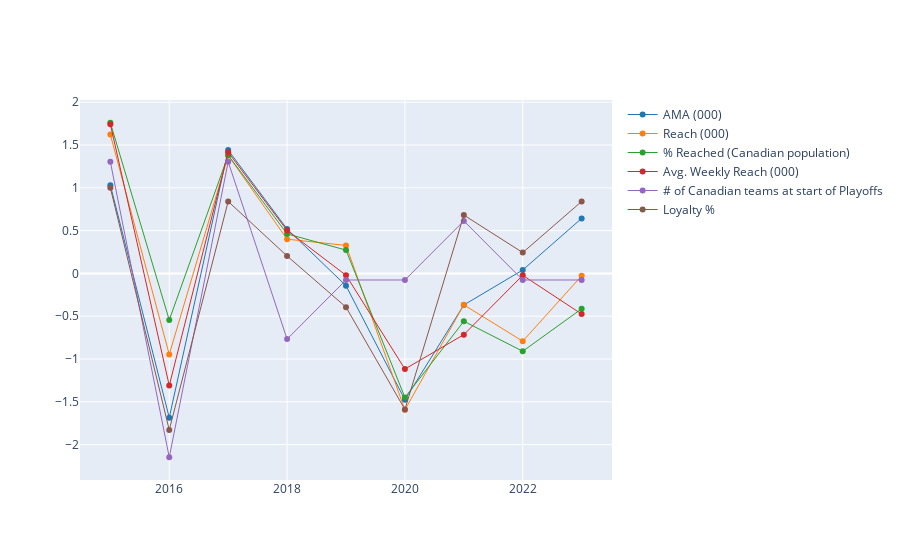

Notebook source saved alongside this figure:
### Code cell
fig = go.Figure()
# Create and style traces
colors=['rgb(31, 119, 180)', 
        'rgb(255, 127, 14)',
        'rgb(44, 160, 44)', 
        'rgb(214, 39, 40)',
        'rgb(148, 103, 189)', 
        'rgb(140, 86, 75)']

for col, color in zip(std_cols, colors):
    fig.add_trace(go.Scatter(x=df_1_std['Year'], 
                             y=df_1_std[col], 
                             name=col,
                             line=dict(color=color, width=1)
                            )
                 )
                        
fig.show()

### Figure 1 — Plotly figure (JSON) as saved in the notebook; plotly's stock layout.template omitted (floating-point values rounded to 4 significant figures)
{"data": [{"line": {"color": "rgb(31, 119, 180)", "width": 1}, "name": "AMA (000)", "type": "scatter", "x": [2015, 2016, 2017, 2018, 2019, 2020, 2021, 2022, 2023], "y": [1.032, -1.685, 1.441, 0.5189, -0.1434, -1.477, -0.3687, 0.03993, 0.6429]}, {"line": {"color": "rgb(255, 127, 14)", "width": 1}, "name": "Reach (000)", "type": "scatter", "x": [2015, 2016, 2017, 2018, 2019, 2020, 2021, 2022, 2023], "y": [1.622, -0.9476, 1.379, 0.4, 0.3273, -1.593, -0.3673, -0.7918, -0.02828]}, {"line": {"color": "rgb(44, 160, 44)", "width": 1}, "name": "% Reached (Canadian population)", "type": "scatter", "x": [2015, 2016, 2017, 2018, 2019, 2020, 2021, 2022, 2023], "y": [1.76, -0.5446, 1.381, 0.4619, 0.2723, -1.449, -0.5592, -0.9093, -0.4133]}, {"line": {"color": "rgb(214, 39, 40)", "width": 1}, "name": "Avg. Weekly Reach (000)", "type": "scatter", "x": [2015, 2016, 2017, 2018, 2019, 2020, 2021, 2022, 2023], "y": [1.744, -1.311, 1.416, 0.5018, -0.02137, -1.117, -0.7152, -0.02199, -0.4747]}, {"line": {"color": "rgb(148, 103, 189)", "width": 1}, "name": "# of Canadian teams at start of Playoffs", "type": "scatter", "x": [2015, 2016, 2017, 2018, 2019, 2020, 2021, 2022, 2023], "y": [1.304, -2.148, 1.304, -0.767, -0.0767, -0.0767, 0.6136, -0.0767, -0.0767]}, {"line": {"color": "rgb(140, 86, 75)", "width": 1}, "name": "Loyalty %", "type": "scatter", "x": [2015, 2016, 2017, 2018, 2019, 2020, 2021, 2022, 2023], "y": [1.0, -1.828, 0.8409, 0.2036, -0.3939, -1.589, 0.6815, 0.2434, 0.8409]}], "layout": {}}
